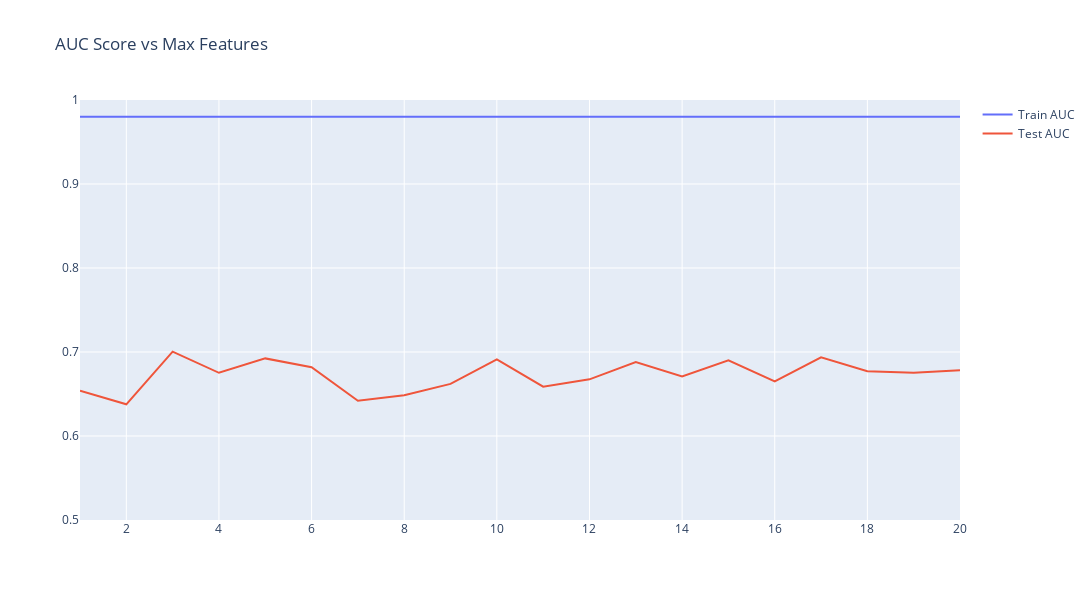

The notebook cell this image was saved under:
### Code cell
fig1 = go.Figure()

# Add traces
fig1.update_layout(yaxis_range=[0.50,1.0],title='AUC Score vs Max Features', width=1200, height=600)

fig1.add_trace(go.Scatter(x=max_features, y=train_results,
                    mode='lines',
                    name='Train AUC'))
fig1.add_trace(go.Scatter(x=max_features, y=test_results,
                    mode='lines',
                    name='Test AUC'))

fig1.show()
fig1.write_image("resources/max_features.png")

### Figure 1 — Plotly figure (JSON) as saved in the notebook; plotly's stock layout.template omitted (floating-point values rounded to 4 significant figures)
{"data": [{"mode": "lines", "name": "Train AUC", "type": "scatter", "x": [1, 2, 3, 4, 5, 6, 7, 8, 9, 10, 11, 12, 13, 14, 15, 16, 17, 18, 19, 20], "y": [0.9801, 0.9801, 0.9801, 0.9801, 0.9801, 0.9801, 0.9801, 0.9801, 0.9801, 0.9801, 0.9801, 0.9801, 0.9801, 0.9801, 0.9801, 0.9801, 0.9801, 0.9801, 0.9801, 0.9801]}, {"mode": "lines", "name": "Test AUC", "type": "scatter", "x": [1, 2, 3, 4, 5, 6, 7, 8, 9, 10, 11, 12, 13, 14, 15, 16, 17, 18, 19, 20], "y": [0.6539, 0.6377, 0.7004, 0.6752, 0.6924, 0.6818, 0.6419, 0.6485, 0.662, 0.6911, 0.6587, 0.6675, 0.688, 0.6708, 0.6902, 0.6649, 0.6938, 0.677, 0.6754, 0.6783]}], "layout": {"height": 600, "title": {"text": "AUC Score vs Max Features"}, "width": 1200, "xaxis": {"autorange": true, "range": [1, 20], "type": "linear"}, "yaxis": {"range": [0.5, 1], "type": "linear"}}}
